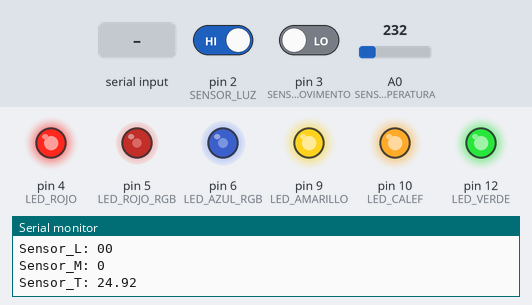
Bench run of a sketch on a simulated Arduino Uno, built with avr-gcc and run on an emulated ATmega328P. Shown: output pins drawn as LEDs (lit = HIGH), the last lines printed to the serial monitor. The test bench sets the inputs (shaded band); at power-on: A0 (SENSOR_TEMPERATURA) = 232, pin 3 (SENSOR_MOVIMENTO) LOW, pin 2 (SENSOR_LUZ) HIGH.

Above: at 1.2 s.
1.3 s: A0 (SENSOR_TEMPERATURA) set to 250
At 2.2 s:
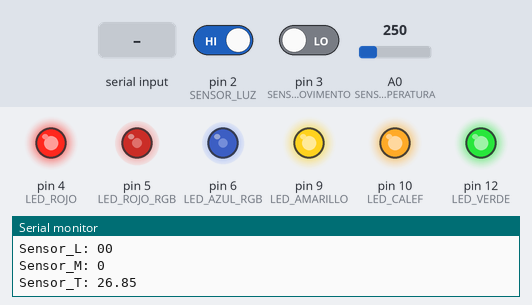
3.1 s: pin 3 (SENSOR_MOVIMENTO) driven HIGH
At 3.9 s:
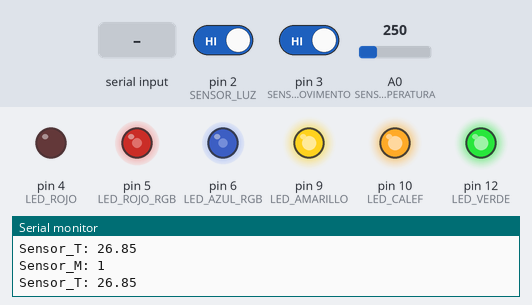
4.7 s: "E" received over Serial
At 5.9 s:
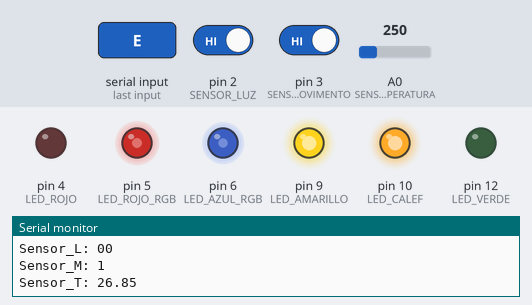
6.3 s: byte 75 ('K') received over Serial
At 7.4 s:
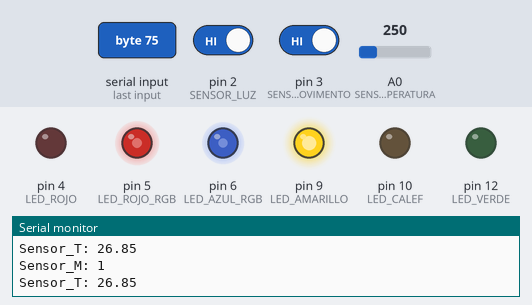
7.9 s: "C" received over Serial
At 9.3 s:
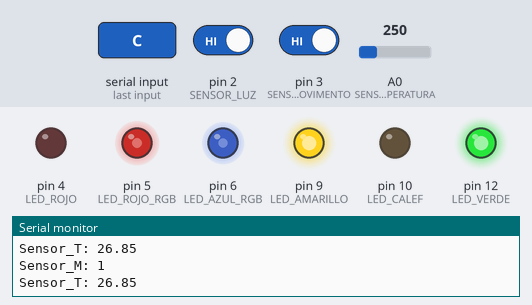
9.6 s: A0 (SENSOR_TEMPERATURA) set to 201
At 11.0 s:
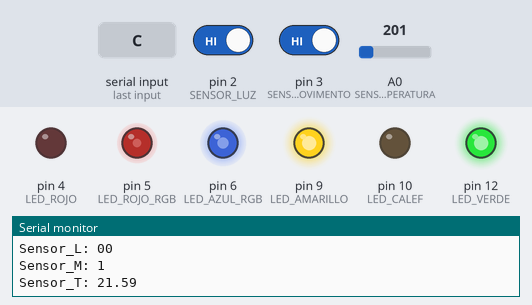
Timing chart, 0 to 12.1 s (numbered marks = the images above; inputs shaded):
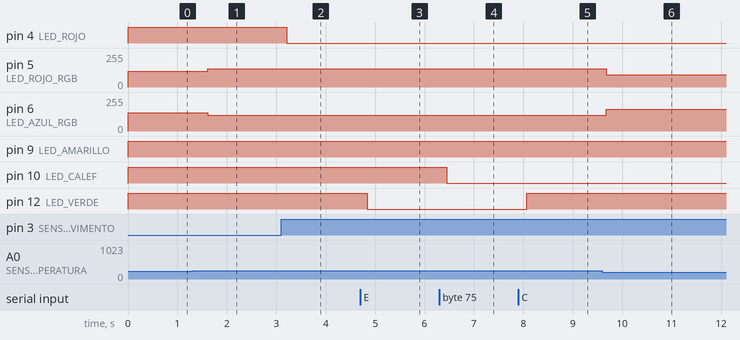

The sketch:

Principal.ino
```cpp
/*
 *    ARCHIVO:   Principal.ino
 *      AUTOR:   JUAN CORDOVA
 *      FECHA:   2014-05-15
 *
 *  PROPOSITO:   Programa del microcontrolador.
 *               Convivencia de los 3 sensores: luminosidad, temperatura y movimiento.
 *
 * Layout de conexión Pines del ARDUINO
 * ====================================
 *  Digital 2 IRQ conectado al Sensor TSL235R
 *
 * Pines del Sensor
 * PIN 1 - GND
 * PIN 2 - VDD - 5V
 * PIN 3 - SIGNAL
 *
 *  Digital 3 conectado al Sensor de Movimiento
 *
 * Pines del Sensor
 * PIN 1 - VDD - 5V
 * PIN 2 - SIGNAL
 * PIN 3 - GND
 *
 *  A0 conectado al Sensor de Temperatura LM35
 *
 * Pines del Sensor
 * PIN 1 - VDD - 5V
 * PIN 2 - SIGNAL
 * PIN 3 - GND
 *
 */

/*************************************************************/
/***************   VARIABLES Y CONSTANTES ********************/
/*************************************************************/

//LUMINOSIDAD
const int SENSOR_LUZ = 2; //D2 entrada sensor luminosidad
volatile unsigned long cont = 0;
unsigned long old_cont = 0;
unsigned long t = 0;
unsigned long ultimo_digito;

//MOVIMIENTO
const int SENSOR_MOVIMENTO = 3; //D3 entrada sensor movimiento PIR
const int LED_ROJO = 4;
int estado;

//TEMPERATURA
const int SENSOR_TEMPERATURA = 0; // A0 entrada del sensor
const int LED_ROJO_RGB = 5; //D5 led del pin 5 como salida
const int LED_AZUL_RGB = 6; //D5 led del pin 6 como salida
float temperatura;
int milivolts;
int brillo;

//Otros actuadores
const int LED_VERDE = 12;
const int LED_AMARILLO = 9;
const int LED_CALEF = 10;

//Variables booleanas #Guardan el estado de los actuadores
int estado_led_verde = 0;
int modo_luces = 0;
int estado_auto_led_verde = 0;

int estado_led_amarillo = 0;
int modo_clima = 0;

int estado_led_calef = 0;
int modo_calefaccion = 0;

/*************************************************************/
/***************   METODOS Y FUNCIONES    ********************/
/*************************************************************/

//LUMINOSIDAD
void irq1()
{
  cont++;
}

/*************************************************************/
/*************************** SETUP ***************************/
/*************************************************************/
void setup()
{
  Serial.begin(9600);
  //Serial.println("START");

  //LUMINOSIDAD
  pinMode(SENSOR_LUZ, INPUT);
  digitalWrite(2, HIGH);
  attachInterrupt(0, irq1, RISING);

  //MOVIMIENTO
  pinMode(SENSOR_MOVIMENTO, INPUT);
  pinMode(LED_ROJO, OUTPUT);
  digitalWrite(LED_ROJO, LOW);

  //TEMPERATURA
  pinMode(LED_ROJO_RGB, OUTPUT);
  pinMode(LED_AZUL_RGB, OUTPUT);
  analogReference(INTERNAL); //Para cmabiar aRef a 1.1V, se usa el éste comando

  //OTROS ACTUADORES
  pinMode(LED_VERDE, OUTPUT);
  pinMode(LED_AMARILLO, OUTPUT);
  pinMode(LED_CALEF, OUTPUT);
}

/*************************************************************/
/************************  LOOP     **************************/
/*************************************************************/
void loop()
{
  if(Serial.available()){
        //Recibe señal del HMI
       int serial_input = Serial.read();

       //Codigos de LUCES
       if(serial_input=='A'){estado_led_verde = 1;}//ON
       if(serial_input=='B'){estado_led_verde = 0;}//OFF
       if(serial_input=='C'){modo_luces = 1;}//manual
       if(serial_input=='D'){modo_luces = 0;}//auto
       if(serial_input=='E'){estado_auto_led_verde = 1;}//ON manual
       if(serial_input=='F'){estado_auto_led_verde = 0;}//OFF auto}

       //Codigos de CLIMA
       if(serial_input=='G'){estado_led_amarillo = 1;}//ON
       if(serial_input=='H'){estado_led_amarillo = 0;}//OFF
       if(serial_input=='I'){modo_clima = 1;}//manual
       if(serial_input=='J'){modo_clima = 0;}//auto

       //Codigos de CALEFACCION
       if(serial_input=='K'){estado_led_calef = 1;}//ON
       if(serial_input=='L'){estado_led_calef = 0;}//OFF
  }


  // -------------------- Luces -------------------- //

  if(modo_luces == 1) //Modo MANUAL Luces
  {
    // CHECK de los estados de las variables de los Actuadores
    if(estado_led_verde == 1){ digitalWrite(LED_VERDE, LOW); }//led verde TURN ON
    if(estado_led_verde == 0){ digitalWrite(LED_VERDE, HIGH); }//led verde TURN OFF
  }
  if(modo_luces == 0) //Modo AUTOMATICO Luces
  {
    // CHECK de los estados de las variables de los Actuadores
    if(estado_auto_led_verde == 1){ digitalWrite(LED_VERDE, LOW); }//led verde TURN ON
    if(estado_auto_led_verde == 0){ digitalWrite(LED_VERDE, HIGH); }//led verde TURN OFF
  }

  // -------------------- Clima -------------------- //

    // CHECK de los estados de las variables de los Actuadores
    if(estado_led_amarillo == 1){ digitalWrite(LED_AMARILLO, LOW); }// TURN ON
    if(estado_led_amarillo == 0){ digitalWrite(LED_AMARILLO, HIGH); }// TURN OFF

   // -------------------- Calefaccion -------------------- //

    // CHECK de los estados de las variables de los Actuadores
    if(estado_led_calef == 1){ digitalWrite(LED_CALEF, LOW); }// TURN ON
    if(estado_led_calef == 0){ digitalWrite(LED_CALEF, HIGH); }// TURN OFF


  //LUMINOSIDAD
  if (millis() - ultimo_digito >= 1000)
  {
    ultimo_digito = millis();
    t = cont;
    unsigned long hz = t - old_cont;
    //Serial.print("FREQ: ");
    Serial.print("Sensor_L: ");
    Serial.print(hz);
    //Serial.print("\t = ");
    Serial.println((hz + 50)/100);  // +50 == se redondea el ultimo digito
    //Serial.println(" mW/m2");
    old_cont = t;
  }

  //MOVIMIENTO

  //LOW - el sensor SI detecta movimiento manda 0v como salida
  //HIGH - si NO detecta movimiento manda 3v como salida

  estado = digitalRead(SENSOR_MOVIMENTO); //leemos el estado del sensor PIR

  if(estado == HIGH)  //NO movimiento
  {
    digitalWrite(LED_ROJO, LOW);//apagamos el led
  }
  else  //SI movimiento
  {
    digitalWrite(LED_ROJO, HIGH);//encendemos el led
  }
  Serial.print("Sensor_M: ");
  Serial.println(estado);


  //TEMPERATURA

  //El LM35 sólo produce tensiones de 0-1 V.
  //El ADC utiliza 5V como el valor más alto posible. Esto es perder el 80% de la gama posible.
  //Si cambia aRef a 1.1 V se obtiene casi la mayor resolución posible.
  milivolts = analogRead(SENSOR_TEMPERATURA);
  temperatura = milivolts / 9.31;

  brillo = map(temperatura, 10, 40, 0, 255);//ajustamos map(variable a escalar, minimo, maximo, se traduce desde, hasta)
  brillo = constrain(brillo, 0, 255);//limitamos rango de brillo

  analogWrite(LED_ROJO_RGB, brillo);
  analogWrite(LED_AZUL_RGB, 255 - brillo);

  Serial.print("Sensor_T: ");
  Serial.println(temperatura);

  Serial.flush();

  delay(500);
}
```

Measured:
- after the input at 1.3 s, pin 5 (LED_ROJO_RGB): 119/255 → 136/255 after 0.31 s; pin 6 (LED_AZUL_RGB): 136/255 → 119/255 after 0.31 s
- after the input at 3.1 s, pin 4 (LED_ROJO): HIGH → LOW after 0.12 s
- after the input at 4.7 s, pin 12 (LED_VERDE): HIGH → LOW after 0.14 s
- after the input at 6.3 s, pin 10 (LED_CALEF): HIGH → LOW after 0.15 s
- after the input at 7.9 s, pin 12 (LED_VERDE): LOW → HIGH after 0.17 s
- after the input at 9.6 s, pin 5 (LED_ROJO_RGB): 136/255 → 93/255 after 0.08 s; pin 6 (LED_AZUL_RGB): 119/255 → 162/255 after 0.08 s
